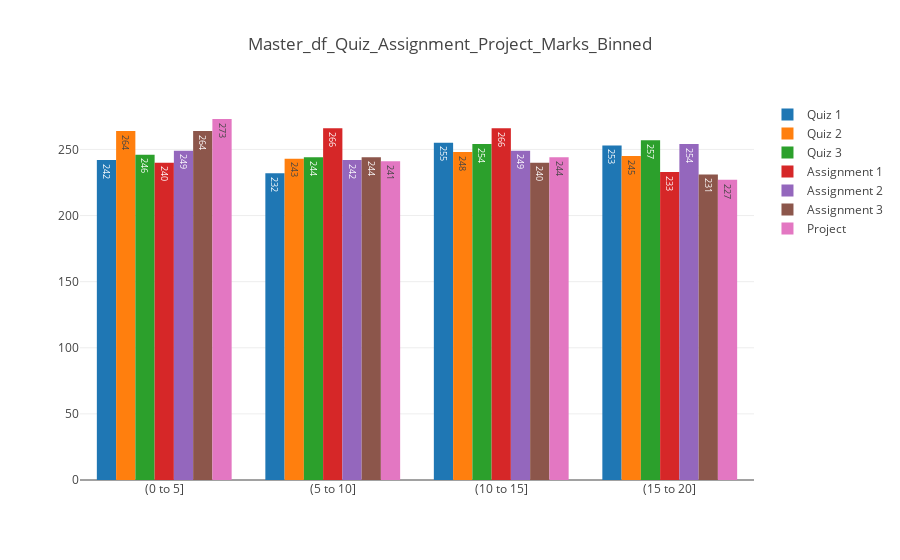

Source (notebook cell):
### Code cell
# Quiz, Assignment, Project marks for the Master_df

trace2 = go.Bar(
    x=['(0 to 5]', '(5 to 10]', '(10 to 15]', '(15 to 20]'],
    y=list(master_df_quiz_1_marks_binned),
    text=list(master_df_quiz_1_marks_binned),
    textposition = 'auto',
    name='Quiz 1',

)

trace3 = go.Bar(
    x=['(0 to 5]', '(5 to 10]', '(10 to 15]', '(15 to 20]'],
    y=list(master_df_quiz_2_marks_binned),
    text=list(master_df_quiz_2_marks_binned),
    textposition = 'auto',
    name='Quiz 2'
)


trace4 = go.Bar(
    x=['(0 to 5]', '(5 to 10]', '(10 to 15]', '(15 to 20]'],
    y=list(master_df_quiz_3_marks_binned),
    text=list(master_df_quiz_3_marks_binned),
    textposition = 'auto',
    name='Quiz 3'
)


trace5 = go.Bar(
    x=['(0 to 5]', '(5 to 10]', '(10 to 15]', '(15 to 20]'],
    y=list(master_df_assignment_1_marks_binned),
    text=list(master_df_assignment_1_marks_binned),
    textposition = 'auto',
    name='Assignment 1'
)

trace6 = go.Bar(
    x=['(0 to 5]', '(5 to 10]', '(10 to 15]', '(15 to 20]'],
    y=list(master_df_assignment_2_marks_binned),
    text=list(master_df_assignment_2_marks_binned),
    textposition = 'auto',
    name='Assignment 2'
)

trace7 = go.Bar(
    x=['(0 to 5]', '(5 to 10]', '(10 to 15]', '(15 to 20]'],
    y=list(master_df_assignment_3_marks_binned),
    text=list(master_df_assignment_3_marks_binned),
    textposition = 'auto',
    name='Assignment 3'
)

trace8 = go.Bar(
    x=['(0 to 5]', '(5 to 10]', '(10 to 15]', '(15 to 20]'],
    y=list(master_df_project_marks_binned),
    text=list(master_df_project_marks_binned),
    textposition = 'auto',
    name='Project'
)


data = [trace2, trace3, trace4, trace5, trace6, trace7, trace8]
layout = go.Layout(
    barmode='group',
    title='Master_df_Quiz_Assignment_Project_Marks_Binned'
)

fig = go.Figure(data=data, layout=layout)
py.iplot(fig, filename='grouped-bar')

### Figure 1 — Plotly figure (JSON) as saved in the notebook; plotly's stock layout.template omitted (floating-point values rounded to 4 significant figures)
{"data": [{"name": "Quiz 1", "text": ["242", "232", "255", "253"], "textposition": "auto", "type": "bar", "uid": "a1a7e44c-c413-11e8-813c-d54112adc950", "x": ["(0 to 5]", "(5 to 10]", "(10 to 15]", "(15 to 20]"], "y": [242, 232, 255, 253]}, {"name": "Quiz 2", "text": ["264", "243", "248", "245"], "textposition": "auto", "type": "bar", "uid": "a1a7e5c8-c413-11e8-813c-d54112adc950", "x": ["(0 to 5]", "(5 to 10]", "(10 to 15]", "(15 to 20]"], "y": [264, 243, 248, 245]}, {"name": "Quiz 3", "text": ["246", "244", "254", "257"], "textposition": "auto", "type": "bar", "uid": "a1a7e672-c413-11e8-813c-d54112adc950", "x": ["(0 to 5]", "(5 to 10]", "(10 to 15]", "(15 to 20]"], "y": [246, 244, 254, 257]}, {"name": "Assignment 1", "text": ["240", "266", "266", "233"], "textposition": "auto", "type": "bar", "uid": "a1a7e6fe-c413-11e8-813c-d54112adc950", "x": ["(0 to 5]", "(5 to 10]", "(10 to 15]", "(15 to 20]"], "y": [240, 266, 266, 233]}, {"name": "Assignment 2", "text": ["249", "242", "249", "254"], "textposition": "auto", "type": "bar", "uid": "a1a7e78a-c413-11e8-813c-d54112adc950", "x": ["(0 to 5]", "(5 to 10]", "(10 to 15]", "(15 to 20]"], "y": [249, 242, 249, 254]}, {"name": "Assignment 3", "text": ["264", "244", "240", "231"], "textposition": "auto", "type": "bar", "uid": "a1a7e802-c413-11e8-813c-d54112adc950", "x": ["(0 to 5]", "(5 to 10]", "(10 to 15]", "(15 to 20]"], "y": [264, 244, 240, 231]}, {"name": "Project", "text": ["273", "241", "244", "227"], "textposition": "auto", "type": "bar", "uid": "a1a7e884-c413-11e8-813c-d54112adc950", "x": ["(0 to 5]", "(5 to 10]", "(10 to 15]", "(15 to 20]"], "y": [273, 241, 244, 227]}], "layout": {"barmode": "group", "title": "Master_df_Quiz_Assignment_Project_Marks_Binned"}}
